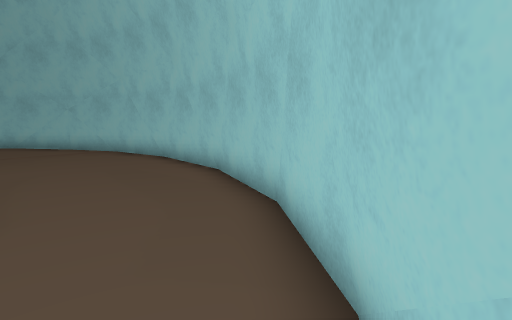
View 1 (above)

12 first-person views from a walk through a 3-D level made in the Unity game engine. The camera is 1.4 m above the floor, tilts 8° down and sees 80° across. The floor is counted in squares, 1 m on a side. Each view is taken from the middle of a square. On the plan, view 1 faces up. The plan holds only what a view shows up to about 14 squares ahead; the rest is blank. The player character is not drawn. Some animated figures are left out.

View 2
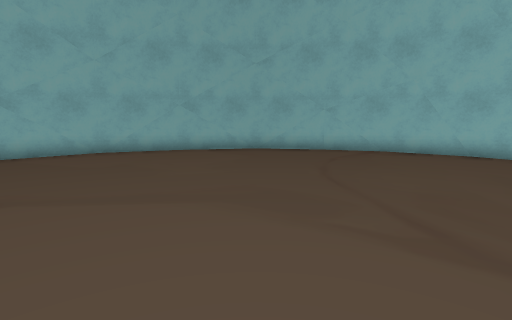

View 3
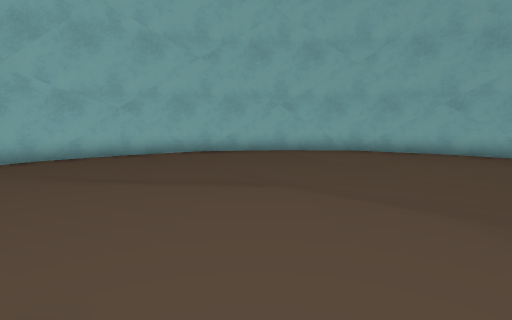

View 4
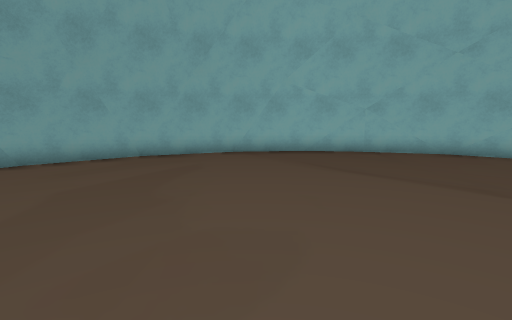

View 5
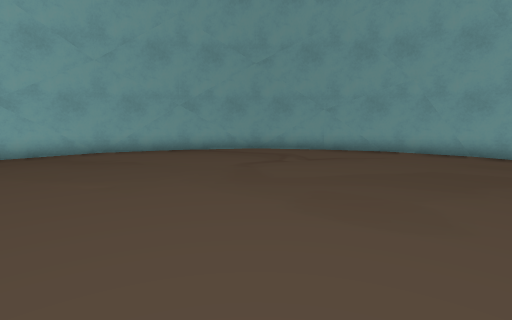

View 6
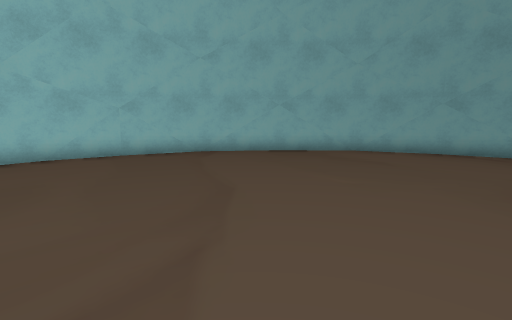

View 7
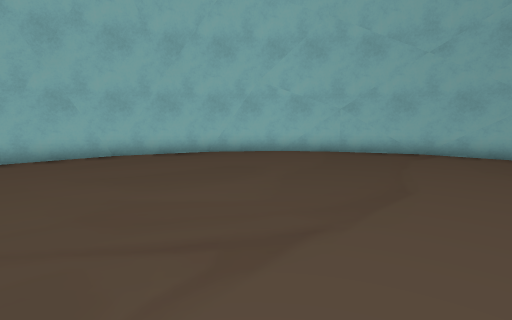

View 8
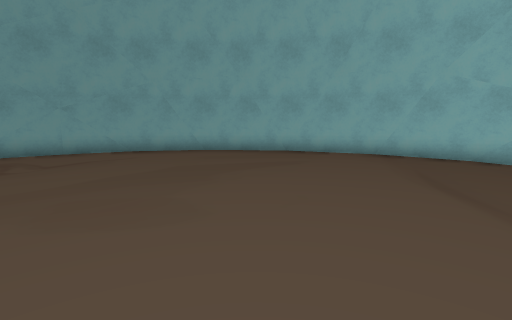

View 9
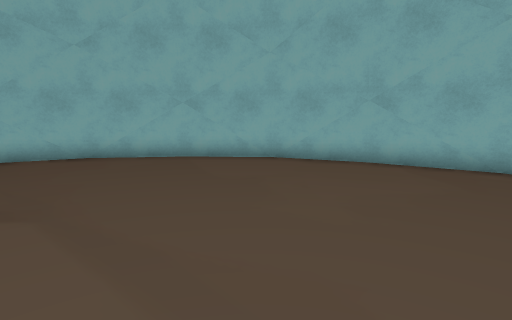

View 10
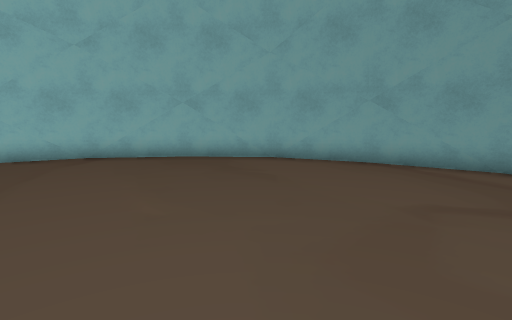

View 11
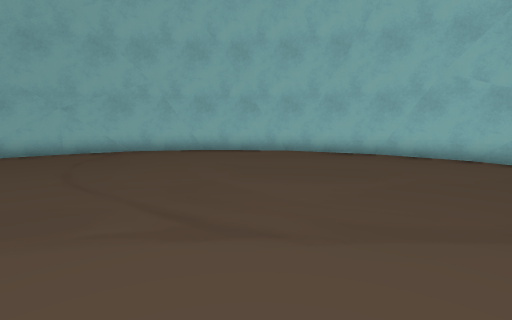

View 12
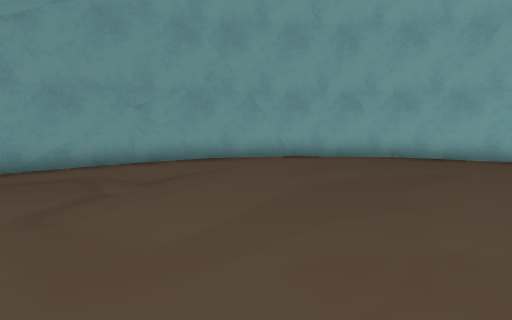

### Floor plan
Points are (right, up) in squares from view 1. A wall is a line through its corners. A room is listed if a view was taken in it or the views show most of it. See-through windows are left out.
Room 1 (views 1, 2, 3, 4, 5, 6, 7, 8, 9, 10, 11, 12)
walls: (-2.8, 10) (-4.4, 11.4); (-5, -7.8) (-2.7, -6.1); (-21.3, -3.1) (-20.2, -4.9); (-0.7, 7.1) (-1.8, 8.9); (-11, 13.5) (-13.9, 13.2); (-22.4, 0.3) (-21.9, -1.7); (-19.2, -6.1) (-17.6, -7.5); (0.4, 3.7) (-0.1, 5.8); (-0.7, -3.2) (0.4, -0.4) (0.5, 2.7); (-14.2, 13.1) (-16.9, 12.1); (-7.8, -9.1) (-5.2, -8.1); (-16.8, -8) (-13.9, -9.3) (-10.9, -9.5); (-22.3, 4.5) (-22.7, 2.2); (0.3, -0.5) (0.7, 1.8); (-17, 11.9) (-19.3, 10.1); (-21.3, 7.3) (-22.4, 4.5) (-22.5, 1.4); (-14, -9.2) (-11.3, -9.7); (-8, 13.2) (-10.7, 13.7); (-5.3, 12.1) (-8, 13.2) (-11.1, 13.5); (-22.6, 2) (-22.3, -0.9); (-11.1, -9.6) (-8.1, -9.3); (-2.6, -6) (-0.7, -3.5); (-19.5, 9.9) (-21.3, 7.5); (-19.7, 9.7) (-21.3, 7.1); (-18.6, -6.8) (-16.3, -8.3); (-3.4, 10.8) (-5.7, 12.4); (-2.2, -5.6) (-0.7, -3); (-14.5, 13.1) (-17.1, 11.8); (-7.5, -9.1) (-4.9, -7.8); (-17.3, 11.8) (-19.6, 9.8); (-5.9, 12.5) (-8.1, 13.2); (-0.4, -2.9) (0.4, -0.3); (-1.1, 8.2) (-3.3, 10.8); (-22.3, -1) (-20.9, -4.1) (-18.7, -6.7); (0.3, 5) (-1.1, 8.1); (0.7, 2) (0.3, 4.9); (-11.2, 13.7) (-14.3, 13.1); (-10.8, -9.7) (-7.7, -9.1); (-4.6, -7.8) (-2.5, -5.8); (-21.6, 7) (-22.4, 4.3); (-16, -8.6) (-13.9, -9.2)
low walls: (-3.1, 10.6) (-3.6, 11); (-22.4, -0.6) (-22.2, -1.2); (-21.1, -3.9) (-20.8, -4.4); (-0.9, 7.9) (-1.2, 8.4); (-22.7, 2.4) (-22.7, 1.9); (-10.6, 13.7) (-11.1, 13.7); (0.7, 1.5) (0.7, 2.1)

Positions as (right, up) in squares from view 1, and headings:
1: (0, 0), facing up
2: (-11, 0), facing up
3: (-11, 0), facing up-left
4: (-10, 0), facing left
5: (-11, 4), facing down
6: (-11, 4), facing down-right
7: (-12, 3), facing right
8: (-11, 4), facing down-left
9: (-10, 4), facing up-left
10: (-12, 0), facing down-right
11: (-11, 0), facing up-right
12: (-10, 0), facing down-left
